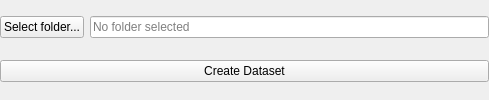
<?xml version="1.0" encoding="UTF-8"?>
<ui version="4.0">
 <class>Selecciona_directorio_imagen</class>
 <widget class="QWidget" name="select_image_directory">
  <property name="geometry">
   <rect>
    <x>0</x>
    <y>0</y>
    <width>489</width>
    <height>100</height>
   </rect>
  </property>
  <property name="minimumSize">
   <size>
    <width>200</width>
    <height>80</height>
   </size>
  </property>
  <property name="windowTitle">
   <string>Form</string>
  </property>
  <layout class="QVBoxLayout" name="main_layout">
   <property name="leftMargin">
    <number>0</number>
   </property>
   <property name="topMargin">
    <number>0</number>
   </property>
   <property name="rightMargin">
    <number>0</number>
   </property>
   <property name="bottomMargin">
    <number>0</number>
   </property>
   <item>
    <layout class="QHBoxLayout" name="path_layout">
     <item>
      <widget class="QPushButton" name="select_folder_button">
       <property name="text">
        <string>Select folder...</string>
       </property>
      </widget>
     </item>
     <item>
      <widget class="QLineEdit" name="folder_path_input">
       <property name="sizePolicy">
        <sizepolicy hsizetype="Expanding" vsizetype="Fixed">
         <horstretch>1</horstretch>
         <verstretch>0</verstretch>
        </sizepolicy>
       </property>
       <property name="placeholderText">
        <string>No folder selected</string>
       </property>
      </widget>
     </item>
    </layout>
   </item>
   <item>
    <widget class="QPushButton" name="generate_dataset_button">
     <property name="text">
      <string>Create Dataset</string>
     </property>
    </widget>
   </item>
  </layout>
 </widget>
 <resources/>
 <connections/>
</ui>
